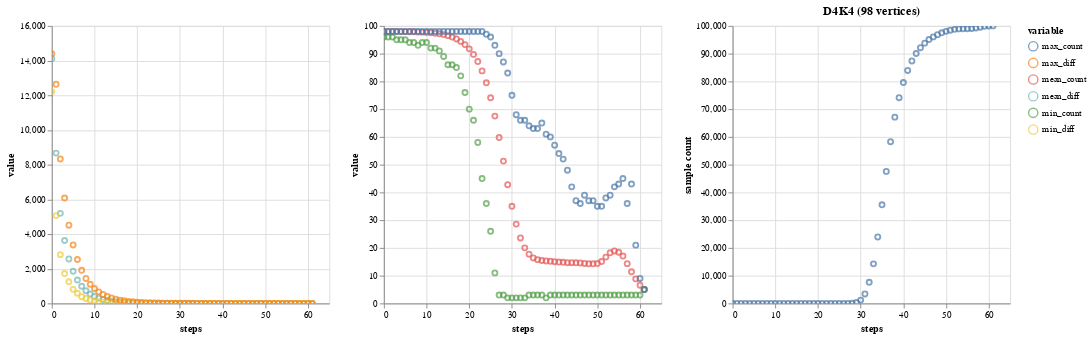

Here is the notebook cell this chart was saved with:
### Markdown cell above
### D4K4

### Code cell
d4k4 = runGraph("d4k4", "D4K4 (98 vertices)")
plotGraph(d4k4)

### Figure 1 — Vega-Lite specification as saved in the notebook (floating-point values rounded to 4 significant figures; data arrays with more than 128 entries replaced by an {"elided": "..."} marker saying what was removed)
{"config": {"view": {"continuousWidth": 300, "continuousHeight": 300}}, "hconcat": [{"data": {"name": "data-3867b15f8dfc0c11d195bab8706e35aa"}, "mark": {"type": "point", "tooltip": true}, "encoding": {"color": {"field": "variable", "type": "nominal"}, "x": {"field": "steps", "type": "quantitative"}, "y": {"field": "value", "type": "quantitative"}}, "name": "view_1"}, {"data": {"name": "data-f1fdf1f35d80a124540f426748119d16"}, "mark": {"type": "point", "tooltip": true}, "encoding": {"color": {"field": "variable", "type": "nominal"}, "x": {"field": "steps", "type": "quantitative"}, "y": {"field": "value", "type": "quantitative"}}, "name": "view_2"}, {"data": {"name": "data-8071a437a9a66c4a341dcccd6ddeeed2"}, "mark": {"type": "point", "tooltip": true}, "encoding": {"x": {"field": "steps", "type": "quantitative"}, "y": {"field": "sample count", "type": "quantitative"}}, "name": "view_3", "title": "D4K4 (98 vertices)"}], "params": [{"name": "param_1", "select": {"type": "interval", "encodings": ["x", "y"]}, "bind": "scales", "views": ["view_1"]}, {"name": "param_2", "select": {"type": "interval", "encodings": ["x", "y"]}, "bind": "scales", "views": ["view_2"]}, {"name": "param_3", "select": {"type": "interval", "encodings": ["x", "y"]}, "bind": "scales", "views": ["view_3"]}], "$schema": "https://vega.github.io/schema/vega-lite/v5.20.1.json", "datasets": {"data-3867b15f8dfc0c11d195bab8706e35aa": {"elided": "186 records"}, "data-f1fdf1f35d80a124540f426748119d16": {"elided": "186 records"}, "data-8071a437a9a66c4a341dcccd6ddeeed2": [{"steps": 0, "sample count": 0}, {"steps": 1, "sample count": 0}, {"steps": 2, "sample count": 0}, {"steps": 3, "sample count": 0}, {"steps": 4, "sample count": 0}, {"steps": 5, "sample count": 0}, {"steps": 6, "sample count": 0}, {"steps": 7, "sample count": 0}, {"steps": 8, "sample count": 0}, {"steps": 9, "sample count": 0}, {"steps": 10, "sample count": 0}, {"steps": 11, "sample count": 0}, {"steps": 12, "sample count": 0}, {"steps": 13, "sample count": 0}, {"steps": 14, "sample count": 0}, {"steps": 15, "sample count": 0}, {"steps": 16, "sample count": 0}, {"steps": 17, "sample count": 0}, {"steps": 18, "sample count": 0}, {"steps": 19, "sample count": 0}, {"steps": 20, "sample count": 0}, {"steps": 21, "sample count": 0}, {"steps": 22, "sample count": 0}, {"steps": 23, "sample count": 0}, {"steps": 24, "sample count": 0}, {"steps": 25, "sample count": 0}, {"steps": 26, "sample count": 0}, {"steps": 27, "sample count": 2}, {"steps": 28, "sample count": 36}, {"steps": 29, "sample count": 299}, {"steps": 30, "sample count": 1191}, {"steps": 31, "sample count": 3411}, {"steps": 32, "sample count": 7608}, {"steps": 33, "sample count": 14254}, {"steps": 34, "sample count": 23957}, {"steps": 35, "sample count": 35540}, {"steps": 36, "sample count": 47569}, {"steps": 37, "sample count": 58271}, {"steps": 38, "sample count": 67112}, {"steps": 39, "sample count": 74124}, {"steps": 40, "sample count": 79594}, {"steps": 41, "sample count": 83949}, {"steps": 42, "sample count": 87358}, {"steps": 43, "sample count": 90030}, {"steps": 44, "sample count": 92143}, {"steps": 45, "sample count": 93786}, {"steps": 46, "sample count": 95081}, {"steps": 47, "sample count": 96036}, {"steps": 48, "sample count": 96852}, {"steps": 49, "sample count": 97510}, {"steps": 50, "sample count": 98033}, {"steps": 51, "sample count": 98449}, {"steps": 52, "sample count": 98760}, {"steps": 53, "sample count": 98921}, {"steps": 54, "sample count": 98965}, {"steps": 55, "sample count": 98981}, {"steps": 56, "sample count": 99058}, {"steps": 57, "sample count": 99238}, {"steps": 58, "sample count": 99519}, {"steps": 59, "sample count": 99841}, {"steps": 60, "sample count": 99982}, {"steps": 61, "sample count": 99999}]}}
